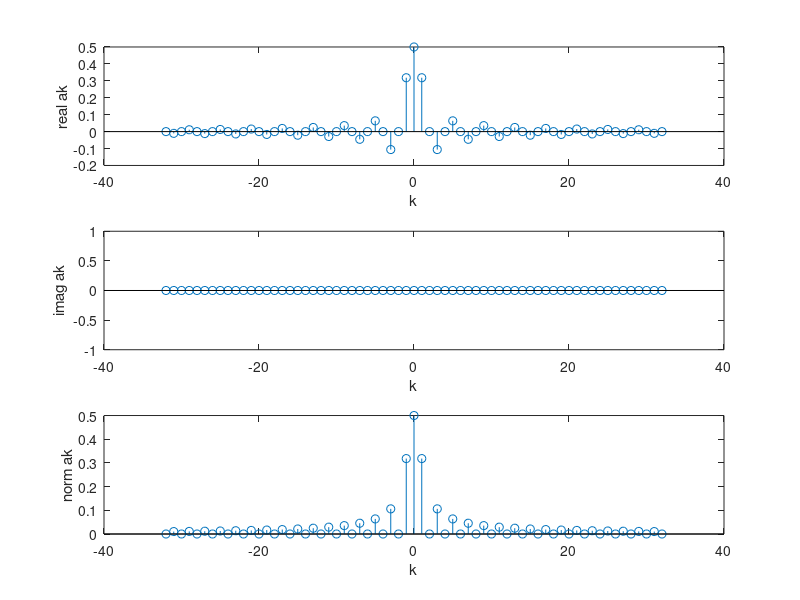
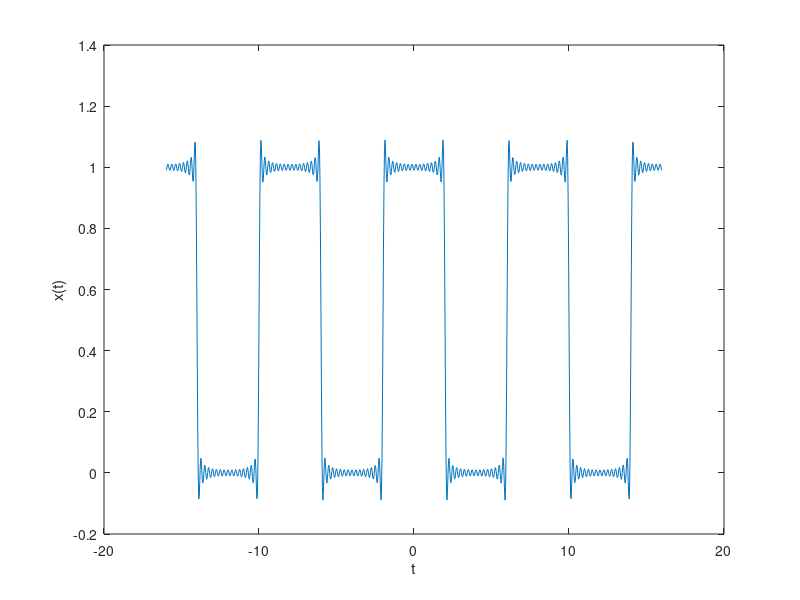

Here is the MATLAB script that generated these plots, in order:
% series de Fourier tiempo continuo 
% ejemplo 9.7.5

% numero de armonicas a calcular
N = 32;


T = 8;
T1 = 4;
a0 = T1/T;

k = (1:N)';
ak = (T1/T) * ...
sin(k * pi * T1/T)./(k * pi * T1/T);

% Dominio de la frecuencia
% preparando la grafica
K = (-N:1:N)';
akn = conj(ak(end:-1:1));
AK = [akn;a0; ak];
magAK = sqrt(conj(AK).*AK);


h1 = figure(1); clf
subplot(3, 1, 1);
stem(K, real(AK));
xlabel('k');
ylabel('real ak')
subplot(3, 1, 2);
stem(K, imag(AK));
xlabel('k');
ylabel('imag ak')
subplot(3, 1, 3);
stem(K, magAK);
xlabel('k');
ylabel('norm ak')
print('dominio_frecuencia_echo.png')

% Dominio del tiempo
% Preparando la grafica
puntos=1000;
t = linspace(-2*T, 2*T,puntos);
xt = zeros(size(t));
for n=1:puntos,
        expo = exp(j * K' * 2 * pi * t(n) / T);
        xt(n) = expo * AK;
end;
 
 h2 = figure(2); clf
 plot(t, xt)
 xlabel('t')
 ylabel('x(t)')
 print('dominio_tiempo_echo.png')
